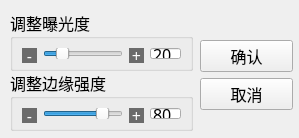
<?xml version="1.0" encoding="UTF-8"?>
<ui version="4.0">
 <class>ui_local_hdr</class>
 <widget class="QDialog" name="ui_local_hdr">
  <property name="geometry">
   <rect>
    <x>0</x>
    <y>0</y>
    <width>299</width>
    <height>138</height>
   </rect>
  </property>
  <property name="windowTitle">
   <string>Dialog</string>
  </property>
  <widget class="QGroupBox" name="groupBox">
   <property name="geometry">
    <rect>
     <x>10</x>
     <y>10</y>
     <width>183</width>
     <height>61</height>
    </rect>
   </property>
   <property name="font">
    <font>
     <family>微软雅黑</family>
     <pointsize>12</pointsize>
    </font>
   </property>
   <property name="title">
    <string>调整曝光度</string>
   </property>
   <layout class="QHBoxLayout" name="horizontalLayout">
    <item>
     <widget class="QToolButton" name="minus">
      <property name="minimumSize">
       <size>
        <width>15</width>
        <height>15</height>
       </size>
      </property>
      <property name="maximumSize">
       <size>
        <width>15</width>
        <height>15</height>
       </size>
      </property>
      <property name="font">
       <font>
        <family>微软雅黑</family>
        <pointsize>12</pointsize>
       </font>
      </property>
      <property name="styleSheet">
       <string notr="true">background-color: rgb(107, 107, 107);
color:white;
border:0px;</string>
      </property>
      <property name="text">
       <string>-</string>
      </property>
     </widget>
    </item>
    <item>
     <widget class="QSlider" name="v1">
      <property name="sizePolicy">
       <sizepolicy hsizetype="Maximum" vsizetype="Fixed">
        <horstretch>0</horstretch>
        <verstretch>0</verstretch>
       </sizepolicy>
      </property>
      <property name="maximumSize">
       <size>
        <width>121</width>
        <height>16777215</height>
       </size>
      </property>
      <property name="font">
       <font>
        <family>微软雅黑</family>
        <pointsize>12</pointsize>
       </font>
      </property>
      <property name="minimum">
       <number>1</number>
      </property>
      <property name="maximum">
       <number>100</number>
      </property>
      <property name="value">
       <number>20</number>
      </property>
      <property name="orientation">
       <enum>Qt::Horizontal</enum>
      </property>
     </widget>
    </item>
    <item>
     <widget class="QToolButton" name="plus">
      <property name="sizePolicy">
       <sizepolicy hsizetype="Fixed" vsizetype="Fixed">
        <horstretch>0</horstretch>
        <verstretch>0</verstretch>
       </sizepolicy>
      </property>
      <property name="minimumSize">
       <size>
        <width>15</width>
        <height>15</height>
       </size>
      </property>
      <property name="maximumSize">
       <size>
        <width>15</width>
        <height>15</height>
       </size>
      </property>
      <property name="font">
       <font>
        <family>微软雅黑</family>
        <pointsize>12</pointsize>
       </font>
      </property>
      <property name="styleSheet">
       <string notr="true">background-color: rgb(107, 107, 107);
color:white;
border:0px;</string>
      </property>
      <property name="text">
       <string>+</string>
      </property>
     </widget>
    </item>
    <item>
     <widget class="QLineEdit" name="v1text">
      <property name="sizePolicy">
       <sizepolicy hsizetype="Maximum" vsizetype="Fixed">
        <horstretch>0</horstretch>
        <verstretch>0</verstretch>
       </sizepolicy>
      </property>
      <property name="maximumSize">
       <size>
        <width>31</width>
        <height>16777215</height>
       </size>
      </property>
      <property name="font">
       <font>
        <family>微软雅黑</family>
        <pointsize>12</pointsize>
       </font>
      </property>
      <property name="text">
       <string>20</string>
      </property>
     </widget>
    </item>
   </layout>
  </widget>
  <widget class="QGroupBox" name="groupBox_2">
   <property name="geometry">
    <rect>
     <x>10</x>
     <y>70</y>
     <width>183</width>
     <height>61</height>
    </rect>
   </property>
   <property name="font">
    <font>
     <family>微软雅黑</family>
     <pointsize>12</pointsize>
    </font>
   </property>
   <property name="title">
    <string>调整边缘强度</string>
   </property>
   <layout class="QHBoxLayout" name="horizontalLayout_2">
    <item>
     <widget class="QToolButton" name="minus_2">
      <property name="minimumSize">
       <size>
        <width>15</width>
        <height>15</height>
       </size>
      </property>
      <property name="maximumSize">
       <size>
        <width>15</width>
        <height>15</height>
       </size>
      </property>
      <property name="font">
       <font>
        <family>微软雅黑</family>
        <pointsize>12</pointsize>
       </font>
      </property>
      <property name="styleSheet">
       <string notr="true">background-color: rgb(107, 107, 107);
color:white;
border:0px;</string>
      </property>
      <property name="text">
       <string>-</string>
      </property>
     </widget>
    </item>
    <item>
     <widget class="QSlider" name="v2">
      <property name="sizePolicy">
       <sizepolicy hsizetype="Maximum" vsizetype="Fixed">
        <horstretch>0</horstretch>
        <verstretch>0</verstretch>
       </sizepolicy>
      </property>
      <property name="maximumSize">
       <size>
        <width>121</width>
        <height>16777215</height>
       </size>
      </property>
      <property name="font">
       <font>
        <family>微软雅黑</family>
        <pointsize>12</pointsize>
       </font>
      </property>
      <property name="minimum">
       <number>1</number>
      </property>
      <property name="maximum">
       <number>100</number>
      </property>
      <property name="value">
       <number>80</number>
      </property>
      <property name="orientation">
       <enum>Qt::Horizontal</enum>
      </property>
     </widget>
    </item>
    <item>
     <widget class="QToolButton" name="plus_2">
      <property name="sizePolicy">
       <sizepolicy hsizetype="Fixed" vsizetype="Fixed">
        <horstretch>0</horstretch>
        <verstretch>0</verstretch>
       </sizepolicy>
      </property>
      <property name="minimumSize">
       <size>
        <width>15</width>
        <height>15</height>
       </size>
      </property>
      <property name="maximumSize">
       <size>
        <width>15</width>
        <height>15</height>
       </size>
      </property>
      <property name="font">
       <font>
        <family>微软雅黑</family>
        <pointsize>12</pointsize>
       </font>
      </property>
      <property name="styleSheet">
       <string notr="true">background-color: rgb(107, 107, 107);
color:white;
border:0px;</string>
      </property>
      <property name="text">
       <string>+</string>
      </property>
     </widget>
    </item>
    <item>
     <widget class="QLineEdit" name="v2text">
      <property name="sizePolicy">
       <sizepolicy hsizetype="Maximum" vsizetype="Fixed">
        <horstretch>0</horstretch>
        <verstretch>0</verstretch>
       </sizepolicy>
      </property>
      <property name="maximumSize">
       <size>
        <width>31</width>
        <height>16777215</height>
       </size>
      </property>
      <property name="font">
       <font>
        <family>微软雅黑</family>
        <pointsize>12</pointsize>
       </font>
      </property>
      <property name="text">
       <string>80</string>
      </property>
     </widget>
    </item>
   </layout>
  </widget>
  <widget class="QWidget" name="widget" native="true">
   <property name="geometry">
    <rect>
     <x>200</x>
     <y>40</y>
     <width>93</width>
     <height>70</height>
    </rect>
   </property>
   <property name="sizePolicy">
    <sizepolicy hsizetype="Fixed" vsizetype="Fixed">
     <horstretch>0</horstretch>
     <verstretch>0</verstretch>
    </sizepolicy>
   </property>
   <property name="font">
    <font>
     <family>微软雅黑</family>
     <pointsize>12</pointsize>
    </font>
   </property>
   <layout class="QVBoxLayout" name="verticalLayout">
    <item>
     <widget class="QPushButton" name="ok_button">
      <property name="enabled">
       <bool>true</bool>
      </property>
      <property name="font">
       <font>
        <family>微软雅黑</family>
        <pointsize>12</pointsize>
       </font>
      </property>
      <property name="text">
       <string>确认</string>
      </property>
      <property name="autoDefault">
       <bool>false</bool>
      </property>
     </widget>
    </item>
    <item>
     <widget class="QPushButton" name="cancel_button">
      <property name="font">
       <font>
        <family>微软雅黑</family>
        <pointsize>12</pointsize>
       </font>
      </property>
      <property name="text">
       <string>取消</string>
      </property>
      <property name="autoDefault">
       <bool>false</bool>
      </property>
     </widget>
    </item>
   </layout>
  </widget>
 </widget>
 <resources/>
 <connections/>
</ui>
